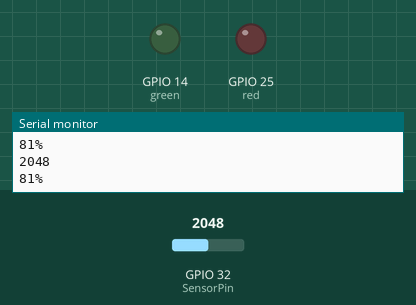
Simulated run of this sketch. Board: ESP32. Shown: output pins drawn as LEDs (lit = HIGH), the last lines printed to the serial monitor. Inputs (shaded band) come from the test bench; at power-on: GPIO 32 (SensorPin) = 2048. WiFi joins after 1.5 s; servers stay silent unless stated.

Above: at 3.0 s.
3.1 s: GPIO 32 (SensorPin) set to 2600
4.6 s: GPIO 32 (SensorPin) set to 2698
At 5.8 s:
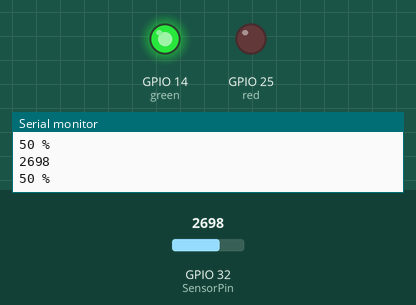
6.1 s: GPIO 32 (SensorPin) set to 1716
7.6 s: GPIO 32 (SensorPin) set to 1594
At 8.5 s:
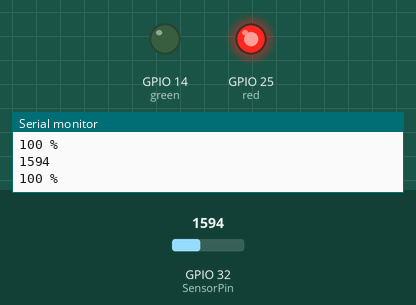
9.1 s: GPIO 32 (SensorPin) set to 2866
At 9.8 s:
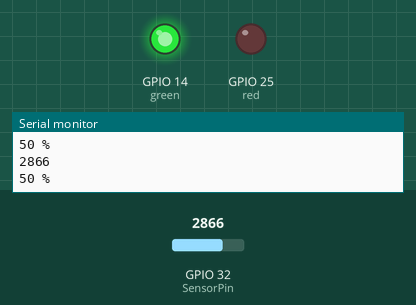
10.7 s: GPIO 32 (SensorPin) set to 1228
At 11.2 s:
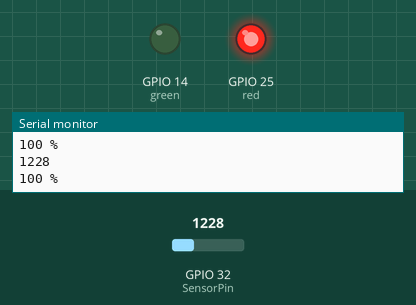
Timing chart, 0 to 13.3 s (numbered marks = the images above; inputs shaded):
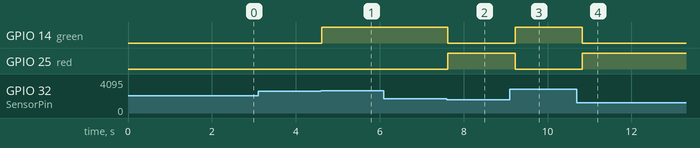

The sketch:

3.Soil_Moisture_Sensor.ino
```cpp
//Prateek
//www.justdoelectronics.com

#include <Wire.h>
#include <WiFiClient.h>
#include <BlynkSimpleEsp32.h>

const int AirValue = 3620;
const int WaterValue = 1680;
const int SensorPin = 32;
int soilMoistureValue = 0;
int soilmoisturepercent = 0;
int red = 25;
int green = 14;

BlynkTimer timer;

char auth[] = "AAAAAAAAAAAAAAA";
char ssid[] = "Prateek";
char pass[] = "8830584864xx";

void setup() {
  Serial.begin(115200);
  Blynk.begin(auth, ssid, pass, "blynk.cloud", 80);
  pinMode(red, OUTPUT);
  pinMode(green, OUTPUT);
}

void sensor() {
  soilMoistureValue = analogRead(SensorPin);
  Serial.println(soilMoistureValue);
  soilmoisturepercent = map(soilMoistureValue, AirValue, WaterValue, 0, 100);

  if (soilmoisturepercent > 100) {
    Serial.println("100 %");
    digitalWrite(red, HIGH);
    digitalWrite(green, LOW);
    WidgetLED LED(V1);
    LED.on();
  } else if (soilmoisturepercent < 50) {
    Serial.println("50 %");
    digitalWrite(green, HIGH);
    digitalWrite(red, LOW);
    WidgetLED LED(V1);
    LED.off();

  } else if (soilmoisturepercent >= 0 && soilmoisturepercent <= 100) {
    Serial.print(soilmoisturepercent);
    Serial.println("%");
    Blynk.virtualWrite(V1, soilMoistureValue);
  }
}

void loop() {
  sensor();
  Blynk.run();
  delay(200);
}
```

Measured:
- the behaviour switches between 2650 and 2651 on GPIO 32 (SensorPin) (found by bisection; images 0 and 1)
- the behaviour switches between 1661 and 1660 on GPIO 32 (SensorPin) (found by bisection; images 1 and 2)
- after the input at 4.6 s, GPIO 14 (green): LOW → HIGH at once
- after the input at 7.6 s, GPIO 14 (green): HIGH → LOW at once; GPIO 25 (red): LOW → HIGH at once
- after the input at 9.1 s, GPIO 14 (green): LOW → HIGH after 0.13 s; GPIO 25 (red): HIGH → LOW after 0.13 s
- after the input at 10.7 s, GPIO 14 (green): HIGH → LOW after 0.13 s; GPIO 25 (red): LOW → HIGH after 0.13 s
